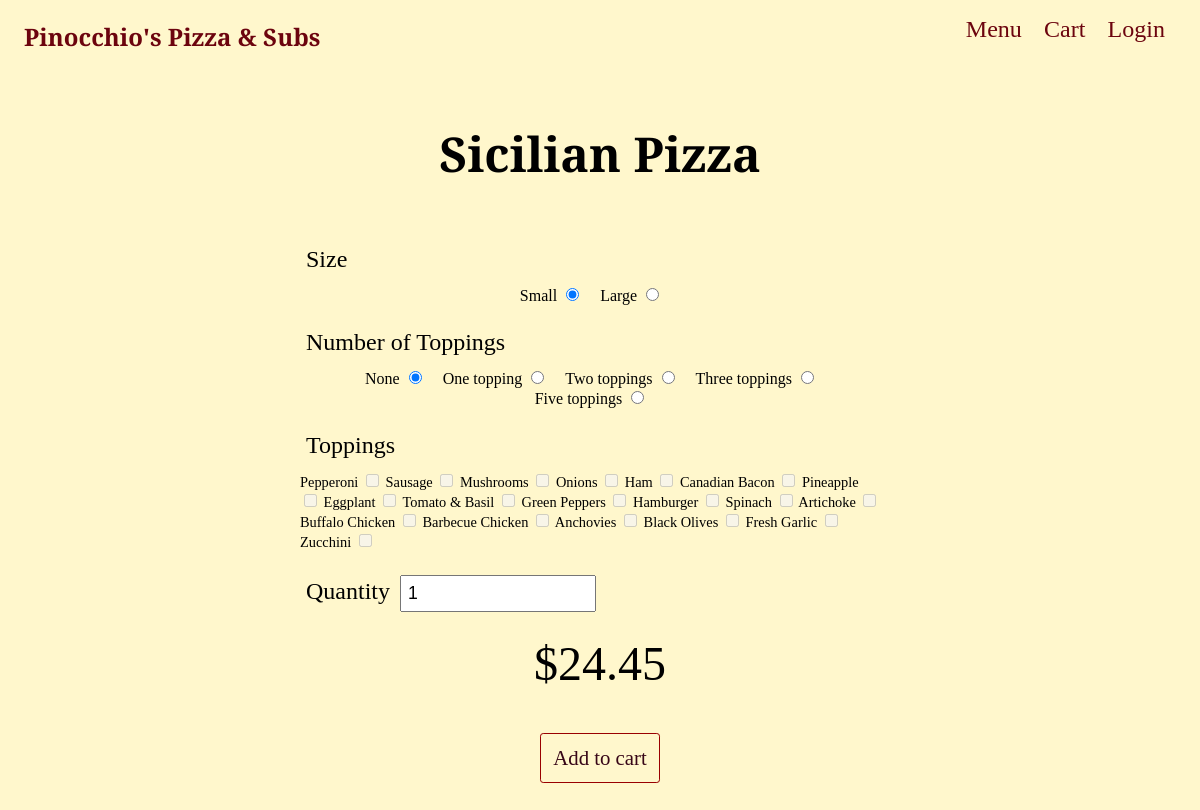
Screenshot of /pizza/Sicilian Pizza with the database file from the repository.
### orders/models.py (models this page shows, shortened)
class Menu(models.Model):
    menu = models.CharField( max_length = 50)

class Toppings(models.Model):
    topping =  models.CharField( max_length = 50 )
    def __str__(self):
        return f"{self.topping}"

class Sicilian_Pizza(models.Model):
    size = models.CharField( max_length = 50, choices = Sizes)
    topping = models.CharField( max_length = 50, choices = No_of_Topping)
    price = models.DecimalField( max_digits = 10, decimal_places = 2 )

### orders/views.py (the view)
# urls.py: path("pizza/<item_name>", views.pizza, name="pizza"),
def pizza(request, item_name):
    if item_name == "Regular Pizza":
        context = {
            "item_name": item_name,
            "category": Category.objects.get(menu__menu = "Regular Pizza").id,
            "pizza": True,
            "price": Regular_Pizza.objects.get(size = 'Small', topping = 'Cheese').price,
            "toppings": Toppings.objects.all()
        }
        return render(request, "orders/items.html", context)
    else:
        context = {
            "item_name": item_name,
            "category": Category.objects.get(menu__menu = "Sicilian Pizza").id,
            "pizza": True,
            "price": Sicilian_Pizza.objects.get(size = 'Small', topping = 'Cheese').price,
            "toppings": Toppings.objects.all()
        }
        return render(request, "orders/items.html", context)

### orders/templates/orders/items.html (shortened to what this page needs)
{% extends "orders/layout.html" %}
{% block content %}
<section id="item">
    <article id="item">
        <h1 id="itemname" data-category = "{{ category }}">{{ item_name }}</h1>
       {% if subs or pizza or dinnerplatter  %}
                <div class="properties-div">
                    <label id="size" class="property-label">Size</label>
                    <div class="property">
                        <div class="div">
                            <label for="size">Small</label>
                            <input type="radio" name="size" class="size" value="Small"checked>
                        </div>
                        <div class="div">
                            <label for="size">Large</label>
                            <input type="radio" name="size" class="size" value="Large">
                        </div>
                    </div>
                </div>
                {% endif %}
                {% if pizza %}
                <div class="properties-div">
                    <label id="no-of-toppings" class="property-label">Number of Toppings</label>
                    <div class="property">
                        <div class="div">
                            <label for="no-of-toppings">None</label>
                            <input type="radio" name="no-of-toppings" class="no-of-toppings" value="Cheese" data-tops="0" checked>
                        </div>
                        <div class="div">
                            <label for="no-of-toppings">One topping</label>
                            <input type="radio" name="no-of-toppings" class="no-of-toppings" value="One" data-tops="1">
                        </div>
                        <div class="div">
                            <label for="no-of-toppings">Two toppings</label>
                            <input type="radio" name="no-of-toppings" class="no-of-toppings" value="Two" data-tops="2">
                        </div>
                        <div class="div">
                            <label for="no-of-toppings">Three toppings</label>
                            <input type="radio" name="no-of-toppings" class="no-of-toppings" value="Three" data-tops="3">
                        </div>
                        <div class="div">
                            <label for="no-of-toppings">Five toppings</label>
                            <input type="radio" name="no-of-toppings" class="no-of-toppings" value="Five" data-tops="5">
                        </div>
                      </div>
                   </div>
                <div class="properties-div">
                    <label id="toppings" class="property-label">Toppings</label>
                    <div class="property" id="toppings-div">
                        <div class="div">
                            {% for topping in toppings %}
                            <label>{{ topping }}</label>
                            <input type="checkbox" name="topping" class="toppings" id="{{topping}}" value="{{topping}}" data-topping-id="{{topping.id}}">
                            {% endfor %}
                        </div>
                    </div>
                </div>
                {% endif %}
                <div class="properties-div">
                    <label for="quantity" class="property-label">Quantity</label>
                    <input type="number" id="quantity" name="quantity" min="1" max="10" value="1">
                </div>
                <div class="properties-div" id="price-div">
                    <label id="price" data-price="{{ price }}">${{ price }}</label>
                </div>
                <div class="properties-div" id="add-to-cart-div">
                    <button id="add-to-cart">Add to cart</button>
                </div>
    </article>
</section>
{% endblock %}

### orders/templates/orders/layout.html (shortened to what this page needs)
{% load static %}
<!DOCTYPE html>
<html>
    <head>
        <link rel="stylesheet" href="{% static 'orders/style.css' %}">
        <link rel="stylesheet" href="{% static 'orders/index.css' %}">
        <link rel="stylesheet" href="{% static 'cart/index.css' %}">
        <link rel="stylesheet" href="{% static 'user/index.css' %}">
    </head>
    <body>
        <nav id="navbar">
            <h2>Pinocchio's Pizza & Subs</h2>
            <ul>
                <li class="li">
                        <a id="menu-link" href="{% url 'index'%}">
                            Menu
                        </a>
                </li>
                <li class="li">
                        <a id="cart-link" href="{% url 'cart' %}">
                            Cart
                        </a>
                </li>
                <li class="li">
                        {% if request.user.is_authenticated %}
                            <a  id="logout-link" href="{% url 'logout' %}">
                                Logout
                            </a>
                        {% else %}
                            <a  id="login-link" href="{% url 'login' %}">
                                Login
                            </a>
                        {% endif %}
                </li>
            </ul>
        </nav>
        {% block content %}
        {% endblock %}
    </body>
</html>

### orders/static/orders/style.css (style rules this page uses)
html, body { padding: 0%; margin: 0%; background-color: hsl(51, 100%, 90%); }
body { font-family: 'Libre Baskerville', serif; }

### orders/static/orders/index.css (style rules this page uses)
#heading, #item, #item .properties-div .property, #item #price-div, #item #add-to-cart-div { display: flex; justify-content: center; align-items: center; flex-wrap: wrap; flex-direction: column; }
#pizza .contents .items, #subs .contents .items, #pasta .contents .items, #salad .contents .items, #dinnerplatter .contents .items, #item #add-to-cart { box-sizing: border-box; margin: 3%; font-family: "Libre Baskerville", serif; font-size: 2rem; border: none; background-color: transparent; color: #370617; }
#navbar { color: #6c040e; box-sizing: border-box; position: sticky; width: 100%; flex-direction: row; display: flex; justify-content: flex-end; padding-left: 2%; padding-right: 2%; }
#navbar h2 { width: 100%; }
#navbar ul { width: 100%; display: flex; justify-content: flex-end; }
#navbar li { list-style: none; display: inline-block; margin-left: 2%; margin-right: 2%; }
#navbar a { font-family: 'Taviraj', serif; font-size: 1.5rem; text-decoration: none; color: #6c040e; }
#item { width: 100%; }
#item h1 { font-size: 3rem; }
#item .properties-div { box-sizing: border-box; margin: 1%; width: 50%; }
#item .properties-div .property { flex-direction: row; margin-top: 2%; }
#item .properties-div #toppings-div { font-size: 0.9rem; }
#item .properties-div .property-label { font-size: 1.5rem; margin: 1%; }
#item .properties-div .div { margin-right: 3%; }
#item #price-div, #item #add-to-cart-div { flex-direction: row; font-size: 3rem; }
#item #quantity { padding: 1%; width: 30%; font-size: 1.1rem; }
#item #add-to-cart { font-size: 1.3rem; padding: 2%; border: #990000 solid 1px; border-radius: 0.2rem; }

### rows the page displays
Menu: menu "Sicilian Pizza"
Toppings: topping "Pepperoni"
Toppings: topping "Sausage"
Toppings: topping "Mushrooms"
Toppings: topping "Onions"
Toppings: topping "Ham"
Toppings: topping "Canadian Bacon"
Toppings: topping "Pineapple"
Toppings: topping "Eggplant"
Toppings: topping "Tomato & Basil"
Toppings: topping "Green Peppers"
Toppings: topping "Hamburger"
Toppings: topping "Spinach"
Toppings: topping "Artichoke"
Toppings: topping "Buffalo Chicken"
Toppings: topping "Barbecue Chicken"
Toppings: topping "Anchovies"
Toppings: topping "Black Olives"
Toppings: topping "Fresh Garlic"
Toppings: topping "Zucchini"
Sicilian_Pizza: price "24.45"
